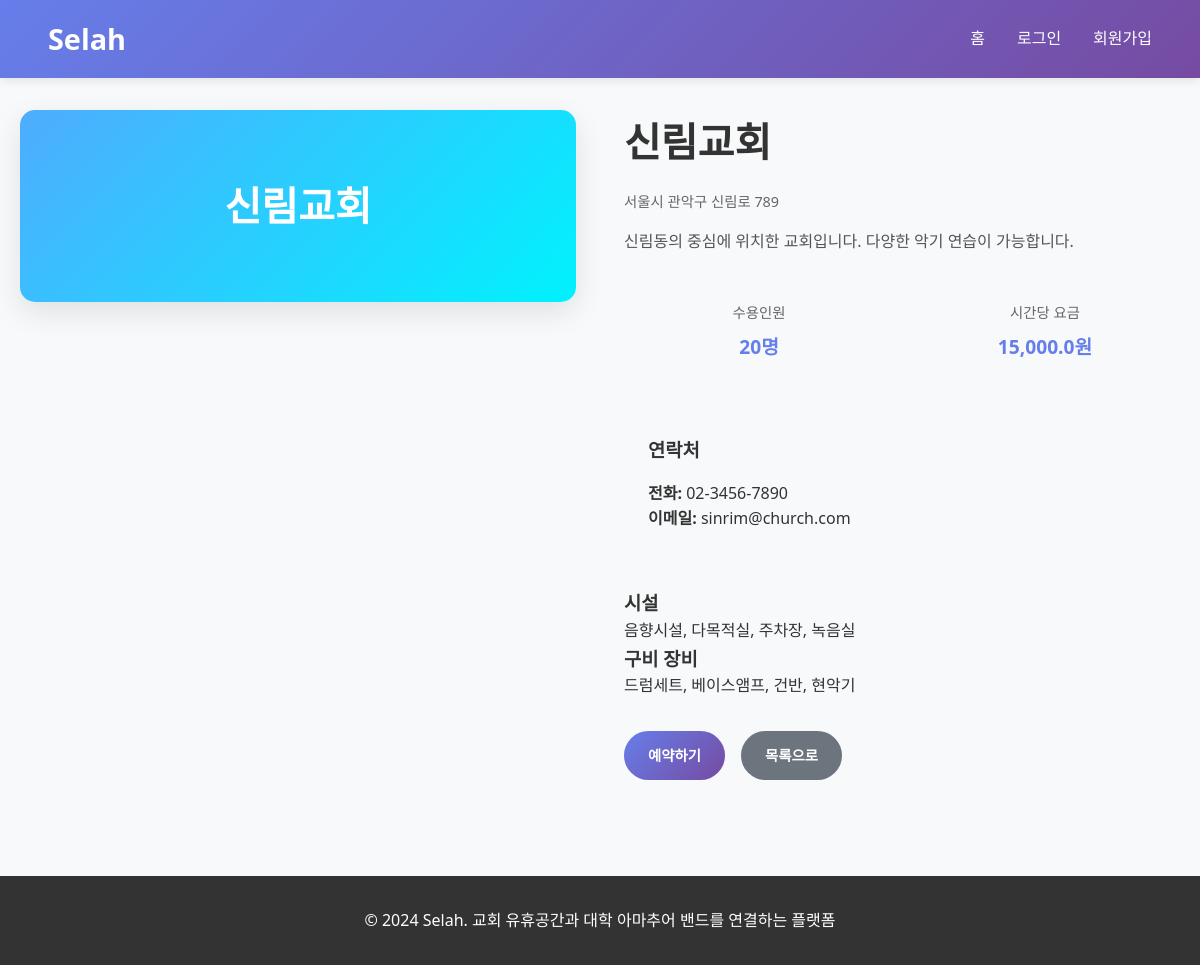
Screenshot of /church/3 with the database file from the repository.
### tables this page shows
CREATE TABLE churches (
            id INTEGER PRIMARY KEY AUTOINCREMENT,
            name TEXT NOT NULL,
            address TEXT NOT NULL,
            description TEXT,
            capacity INTEGER,
            hourly_rate REAL,
            image_url TEXT,
            contact_phone TEXT,
            contact_email TEXT,
            facilities TEXT,
            location_tag TEXT,
            equipment TEXT
        );

### app.py (the view)
@app.route('/church/<int:church_id>')
def church_detail(church_id):
    conn = sqlite3.connect('data.db')
    cursor = conn.cursor()
    cursor.execute('SELECT * FROM churches WHERE id = ?', (church_id,))
    church_data = cursor.fetchone()
    conn.close()
    if church_data:
        church = {
            'id': church_data[0],
            'name': church_data[1],
            'address': church_data[2],
            'description': church_data[3],
            'capacity': church_data[4],
            'hourly_rate': church_data[5],
            'image_url': church_data[6],
            'contact_phone': church_data[7],
            'contact_email': church_data[8],
            'facilities': church_data[9],
            'location_tag': church_data[10],
            'equipment': church_data[11]
        }
        return render_template('church_detail.html', church=church)
    else:
        flash('교회를 찾을 수 없습니다.')
        return redirect(url_for('home'))

### templates/church_detail.html (shortened to what this page needs)
<!DOCTYPE html>
<html lang="ko">
<head>
    <link rel="stylesheet" href="{{ url_for('static', filename='style.css') }}">
</head>
<body>
    <header>
        <nav class="nav-container">
            <h1 onclick="window.location.href='{{ url_for('home') }}'">Selah</h1>
            <ul class="nav-menu">
                <li><a href="{{ url_for('home') }}">홈</a></li>
                {% if 'user_id' in session %}
                    <li><a href="{{ url_for('dashboard') }}">마이페이지</a></li>
                    <li><a href="{{ url_for('logout') }}">로그아웃</a></li>
                {% else %}
                    <li><a href="{{ url_for('login') }}">로그인</a></li>
                    <li><a href="{{ url_for('register') }}">회원가입</a></li>
                {% endif %}
            </ul>
        </nav>
    </header>
    <div class="container">
        <div class="church-detail">
            <div class="church-header">
                <div class="church-image-large {{ church.image_url }}">
                    <div>{{ church.name }}</div>
                </div>
                <div class="church-info-large">
                    <h1>{{ church.name }}</h1>
                    <p class="address">{{ church.address }}</p>
                    <p class="description">{{ church.description }}</p>
                    <div class="church-stats">
                        <div class="stat">
                            <span class="label">수용인원</span>
                            <span class="value">{{ church.capacity }}명</span>
                        </div>
                        <div class="stat">
                            <span class="label">시간당 요금</span>
                            <span class="value">{{ "{:,}".format(church.hourly_rate) }}원</span>
                        </div>
                    </div>
                    <div class="contact-info">
                        <h3>연락처</h3>
                        <p><strong>전화:</strong> {{ church.contact_phone }}</p>
                        <p><strong>이메일:</strong> {{ church.contact_email }}</p>
                    </div>
                    <div class="facilities-info">
                        <h3>시설</h3>
                        <p>{{ church.facilities }}</p>
                    </div>
                    <div class="equipment-info">
                        <h3>구비 장비</h3>
                        <p>{{ church.equipment }}</p>
                    </div>
                    <div class="action-buttons">
                        <a href="{{ url_for('book_church', church_id=church.id) }}" class="btn btn-primary">예약하기</a>
                        <a href="{{ url_for('home') }}" class="btn btn-secondary">목록으로</a>
                    </div>
                </div>
            </div>
        </div>
    </div>
    <footer>
        <p>&copy; 2024 Selah. 교회 유휴공간과 대학 아마추어 밴드를 연결하는 플랫폼</p>
    </footer>
</body>
</html>

### static/style.css (style rules this page uses)
* { margin: 0; padding: 0; box-sizing: border-box; }
body { font-family: 'Segoe UI', Tahoma, Geneva, Verdana, sans-serif; line-height: 1.6; color: #333; background-color: #f8f9fa; }
.container { max-width: 1200px; margin: 0 auto; padding: 0 20px; }
header { background: linear-gradient(135deg, #667eea 0%, #764ba2 100%); box-shadow: 0 2px 10px rgba(0,0,0,0.1); position: sticky; top: 0; z-index: 1000; }
.nav-container { display: flex; justify-content: space-between; align-items: center; padding: 1rem 2rem; max-width: 1200px; margin: 0 auto; }
.nav-container h1 { color: white; font-size: 1.8rem; font-weight: 700; margin-left: 1rem; }
.nav-menu { display: flex; list-style: none; gap: 2rem; margin-right: 1rem; }
.nav-menu a { color: white; text-decoration: none; font-weight: 500; transition: color 0.3s ease; }
.address { color: #666; font-size: 0.9rem; margin-bottom: 1rem; }
.description { color: #555; margin-bottom: 1rem; line-height: 1.5; }
.btn { display: inline-block; padding: 0.8rem 1.5rem; border-radius: 25px; text-decoration: none; font-weight: 600; transition: all 0.3s ease; border: none; cursor: pointer; font-size: 0.9rem; }
.btn-primary { background: linear-gradient(135deg, #667eea 0%, #764ba2 100%); color: white; }
.btn-secondary { background: #6c757d; color: white; }
.church-detail { padding: 2rem 0; }
.church-header { display: grid; grid-template-columns: 1fr 1fr; gap: 3rem; align-items: start; }
.church-image-large { border-radius: 15px; overflow: hidden; box-shadow: 0 10px 30px rgba(0,0,0,0.1); }
.church-info-large h1 { font-size: 2.5rem; margin-bottom: 1rem; color: #333; }
.church-stats { display: grid; grid-template-columns: 1fr 1fr; gap: 1rem; margin: 2rem 0; }
.stat { background: #f8f9fa; padding: 1rem; border-radius: 10px; text-align: center; }
.stat .label { display: block; font-size: 0.9rem; color: #666; margin-bottom: 0.5rem; }
.stat .value { display: block; font-size: 1.2rem; font-weight: 700; color: #667eea; }
.contact-info { background: #f8f9fa; padding: 1.5rem; border-radius: 10px; margin: 2rem 0; }
.contact-info h3 { margin-bottom: 1rem; color: #333; }
.action-buttons { display: flex; gap: 1rem; margin-top: 2rem; }
footer { background: #333; color: white; text-align: center; padding: 2rem 0; margin-top: 4rem; }

### templates/church_detail.html (style rules this page uses)
.church-image-large { background: linear-gradient(135deg, #667eea 0%, #764ba2 100%); display: flex; align-items: center; justify-content: center; color: white; font-size: 2.5rem; font-weight: bold; text-align: center; padding: 4rem; }
.church-image-large.church3 { background: linear-gradient(135deg, #4facfe 0%, #00f2fe 100%); }
.nav-container h1 { cursor: pointer; transition: opacity 0.3s ease; }

### rows the page displays
churches: name "신림교회", address "서울시 관악구 신림로 789", description "신림동의 중심에 위치한 교회입니다. 다양한 악기 연습이 가능합니다.", capacity "20", hourly_rate "15,000.0", contact_phone "02-3456-7890", contact_email "sinrim@church.com", facilities "음향시설, 다목적실, 주차장, 녹음실", equipment "드럼세트, 베이스앰프, 건반, 현악기"
